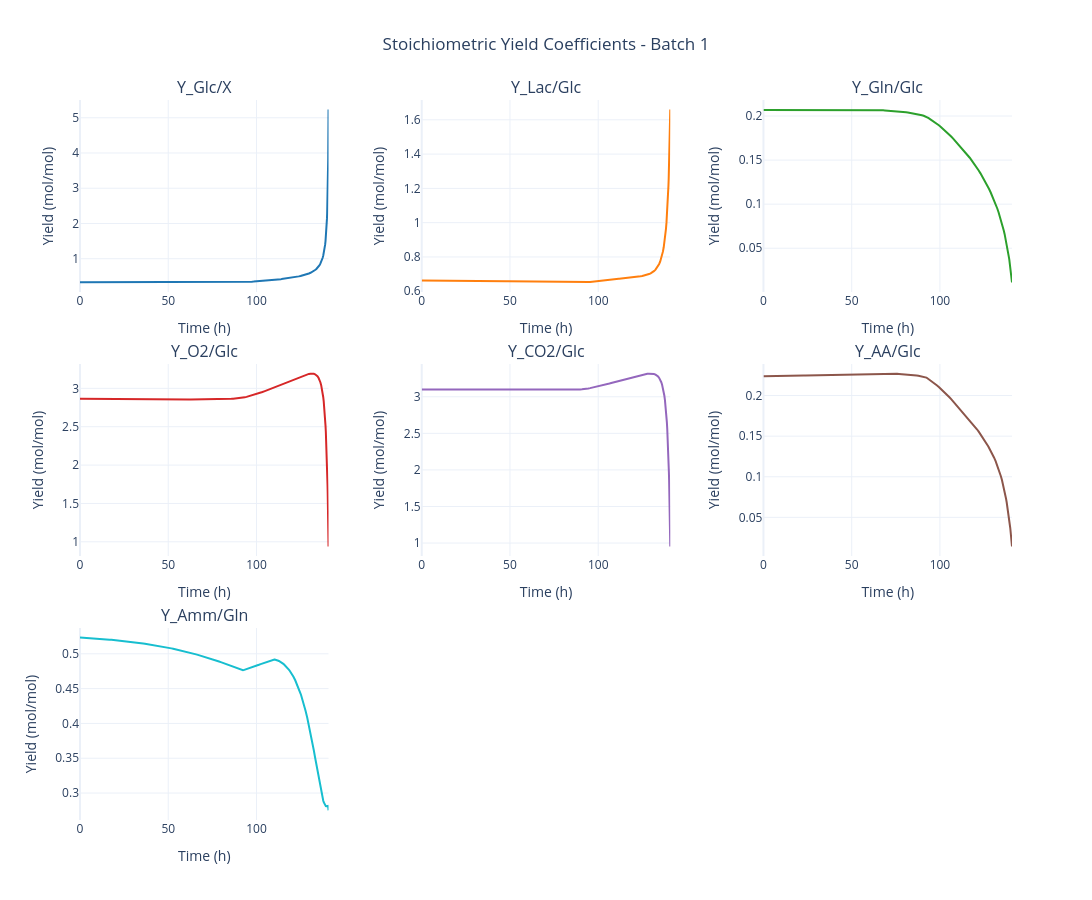

The code cell stored with this chart in its notebook:
### Code cell
# Stoichiometric yield coefficients (Y_X/Glc, Y_Lac/Glc, Y_O2/Glc, etc.)
fig = data.plot_stoichiometric_yields(batch_number=BATCH_NUMBER)
fig.show()

### Figure 1 — Plotly figure (JSON) as saved in the notebook; plotly's stock layout.template omitted (floating-point values rounded to 4 significant figures; data arrays with more than 128 entries replaced by an {"elided": "..."} marker saying what was removed)
{"data": [{"line": {"color": "#1F77B4", "width": 2}, "mode": "lines", "name": "Y_Glc/X", "type": "scatter", "x": {"elided": "245 float values"}, "xaxis": "x", "y": {"elided": "245 float values"}, "yaxis": "y"}, {"line": {"color": "#FF7F0E", "width": 2}, "mode": "lines", "name": "Y_Lac/Glc", "type": "scatter", "x": {"elided": "245 float values"}, "xaxis": "x2", "y": {"elided": "245 float values"}, "yaxis": "y2"}, {"line": {"color": "#2CA02C", "width": 2}, "mode": "lines", "name": "Y_Gln/Glc", "type": "scatter", "x": {"elided": "245 float values"}, "xaxis": "x3", "y": {"elided": "245 float values"}, "yaxis": "y3"}, {"line": {"color": "#D62728", "width": 2}, "mode": "lines", "name": "Y_O2/Glc", "type": "scatter", "x": {"elided": "245 float values"}, "xaxis": "x4", "y": {"elided": "245 float values"}, "yaxis": "y4"}, {"line": {"color": "#9467BD", "width": 2}, "mode": "lines", "name": "Y_CO2/Glc", "type": "scatter", "x": {"elided": "245 float values"}, "xaxis": "x5", "y": {"elided": "245 float values"}, "yaxis": "y5"}, {"line": {"color": "#8C564B", "width": 2}, "mode": "lines", "name": "Y_AA/Glc", "type": "scatter", "x": {"elided": "245 float values"}, "xaxis": "x6", "y": {"elided": "245 float values"}, "yaxis": "y6"}, {"line": {"color": "#17BECF", "width": 2}, "mode": "lines", "name": "Y_Amm/Gln", "type": "scatter", "x": {"elided": "245 float values"}, "xaxis": "x7", "y": {"elided": "245 float values"}, "yaxis": "y7"}], "layout": {"annotations": [{"font": {"size": 16}, "showarrow": false, "text": "Y_Glc/X", "x": 0.1333, "xanchor": "center", "xref": "paper", "y": 1, "yanchor": "bottom", "yref": "paper"}, {"font": {"size": 16}, "showarrow": false, "text": "Y_Lac/Glc", "x": 0.5, "xanchor": "center", "xref": "paper", "y": 1, "yanchor": "bottom", "yref": "paper"}, {"font": {"size": 16}, "showarrow": false, "text": "Y_Gln/Glc", "x": 0.8667, "xanchor": "center", "xref": "paper", "y": 1, "yanchor": "bottom", "yref": "paper"}, {"font": {"size": 16}, "showarrow": false, "text": "Y_O2/Glc", "x": 0.1333, "xanchor": "center", "xref": "paper", "y": 0.6333, "yanchor": "bottom", "yref": "paper"}, {"font": {"size": 16}, "showarrow": false, "text": "Y_CO2/Glc", "x": 0.5, "xanchor": "center", "xref": "paper", "y": 0.6333, "yanchor": "bottom", "yref": "paper"}, {"font": {"size": 16}, "showarrow": false, "text": "Y_AA/Glc", "x": 0.8667, "xanchor": "center", "xref": "paper", "y": 0.6333, "yanchor": "bottom", "yref": "paper"}, {"font": {"size": 16}, "showarrow": false, "text": "Y_Amm/Gln", "x": 0.1333, "xanchor": "center", "xref": "paper", "y": 0.2667, "yanchor": "bottom", "yref": "paper"}], "height": 900, "hovermode": "x unified", "showlegend": false, "title": {"text": "Stoichiometric Yield Coefficients - Batch 1", "x": 0.5}, "width": 1300, "xaxis": {"anchor": "y", "domain": [0, 0.2667], "title": {"text": "Time (h)"}}, "xaxis2": {"anchor": "y2", "domain": [0.3667, 0.6333], "title": {"text": "Time (h)"}}, "xaxis3": {"anchor": "y3", "domain": [0.7333, 1], "title": {"text": "Time (h)"}}, "xaxis4": {"anchor": "y4", "domain": [0, 0.2667], "title": {"text": "Time (h)"}}, "xaxis5": {"anchor": "y5", "domain": [0.3667, 0.6333], "title": {"text": "Time (h)"}}, "xaxis6": {"anchor": "y6", "domain": [0.7333, 1], "title": {"text": "Time (h)"}}, "xaxis7": {"anchor": "y7", "domain": [0, 0.2667], "title": {"text": "Time (h)"}}, "xaxis8": {"anchor": "y8", "domain": [0.3667, 0.6333]}, "xaxis9": {"anchor": "y9", "domain": [0.7333, 1]}, "yaxis": {"anchor": "x", "domain": [0.7333, 1], "title": {"text": "Yield (mol/mol)"}}, "yaxis2": {"anchor": "x2", "domain": [0.7333, 1], "title": {"text": "Yield (mol/mol)"}}, "yaxis3": {"anchor": "x3", "domain": [0.7333, 1], "title": {"text": "Yield (mol/mol)"}}, "yaxis4": {"anchor": "x4", "domain": [0.3667, 0.6333], "title": {"text": "Yield (mol/mol)"}}, "yaxis5": {"anchor": "x5", "domain": [0.3667, 0.6333], "title": {"text": "Yield (mol/mol)"}}, "yaxis6": {"anchor": "x6", "domain": [0.3667, 0.6333], "title": {"text": "Yield (mol/mol)"}}, "yaxis7": {"anchor": "x7", "domain": [0, 0.2667], "title": {"text": "Yield (mol/mol)"}}, "yaxis8": {"anchor": "x8", "domain": [0, 0.2667]}, "yaxis9": {"anchor": "x9", "domain": [0, 0.2667]}}}
